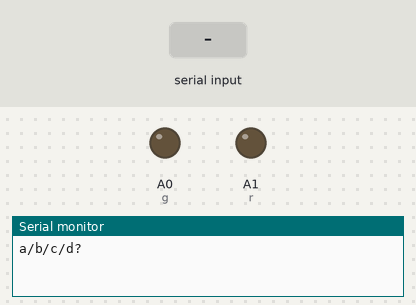
This sketch was run on a simulated Arduino Uno, built with avr-gcc and run on an emulated ATmega328P. Shown: output pins drawn as LEDs (lit = HIGH), the last lines printed to the serial monitor. Inputs (shaded band) come from the test bench.

Above: at 1.2 s.
1.3 s: "a" received over Serial
At 2.6 s:
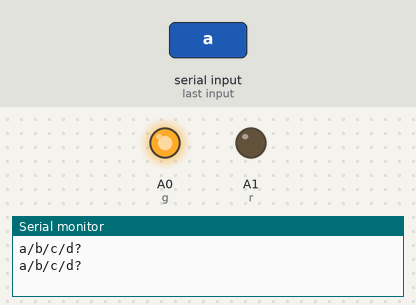
3.8 s: "c" received over Serial
At 5.7 s:
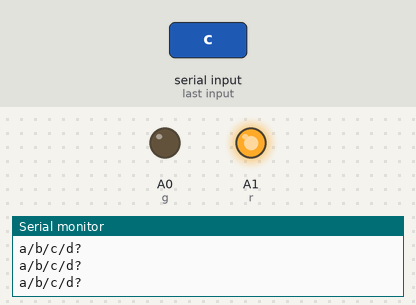
6.3 s: "b" received over Serial
At 7.6 s:
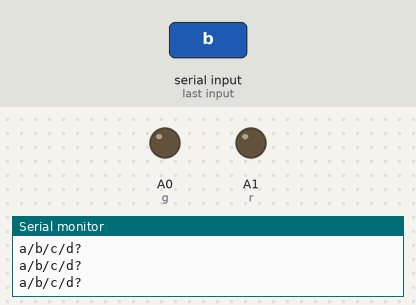
Timing chart, 0 to 9.3 s (numbered marks = the images above; inputs shaded):
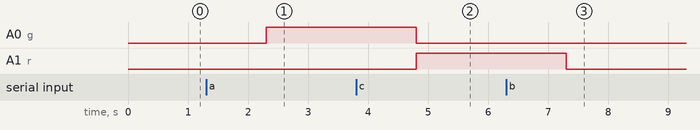

Measured:
- after the input at 1.3 s, A0 (g): LOW → HIGH after 1.0 s
- after the input at 3.8 s, A0 (g): HIGH → LOW after 1.0 s; A1 (r): LOW → HIGH after 1.0 s
- after the input at 6.3 s, A1 (r): HIGH → LOW after 1.0 s

The sketch:

bluetooth_project.ino
```cpp
int g=A0;
int r=A1;
int h=255;
int l=0;
String data;

void setup() {

  Serial.begin(9600);
  pinMode(g,OUTPUT);
  pinMode(r,OUTPUT);
}

void loop() {
  Serial.println("a/b/c/d?");
  while(Serial.available()==0) { }

  data = Serial.readString();
  if(data=="a"){
    analogWrite(g,h);
    analogWrite(r,l);
  }

  if(data=="b"){
    analogWrite(g,l);
    analogWrite(r,1);
  }
  if(data=="c"){
    analogWrite(g,l);
    analogWrite(r,h);
  }
  if(data=="d"){
    analogWrite(g,l);
    analogWrite(r,1);
  }
}
```
